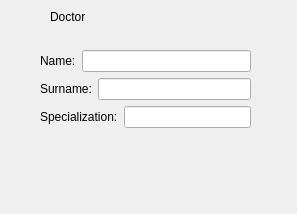
<?xml version="1.0" encoding="UTF-8"?>
<ui version="4.0">
 <class>AdminDoctorProfile</class>
 <widget class="QDialog" name="AdminDoctorProfile">
  <property name="geometry">
   <rect>
    <x>0</x>
    <y>0</y>
    <width>297</width>
    <height>214</height>
   </rect>
  </property>
  <property name="windowTitle">
   <string>Dialog</string>
  </property>
  <widget class="QLabel" name="label_2">
   <property name="geometry">
    <rect>
     <x>50</x>
     <y>10</y>
     <width>47</width>
     <height>13</height>
    </rect>
   </property>
   <property name="text">
    <string>Doctor</string>
   </property>
  </widget>
  <widget class="QWidget" name="layoutWidget">
   <property name="geometry">
    <rect>
     <x>40</x>
     <y>50</y>
     <width>211</width>
     <height>80</height>
    </rect>
   </property>
   <layout class="QVBoxLayout" name="verticalLayout">
    <item>
     <layout class="QHBoxLayout" name="horizontalLayout">
      <item>
       <widget class="QLabel" name="label_name">
        <property name="text">
         <string>Name:</string>
        </property>
       </widget>
      </item>
      <item>
       <widget class="QLineEdit" name="lineEdit_name"/>
      </item>
     </layout>
    </item>
    <item>
     <layout class="QHBoxLayout" name="horizontalLayout_2">
      <item>
       <widget class="QLabel" name="label_surname">
        <property name="text">
         <string>Surname:</string>
        </property>
       </widget>
      </item>
      <item>
       <widget class="QLineEdit" name="lineEdit_surname"/>
      </item>
     </layout>
    </item>
    <item>
     <layout class="QHBoxLayout" name="horizontalLayout_3">
      <item>
       <widget class="QLabel" name="label_specialization">
        <property name="text">
         <string>Specialization:</string>
        </property>
       </widget>
      </item>
      <item>
       <widget class="QLineEdit" name="lineEdit_specialization"/>
      </item>
     </layout>
    </item>
   </layout>
  </widget>
 </widget>
 <resources/>
 <connections/>
</ui>
